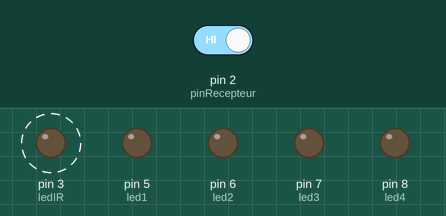
Simulated run of this sketch. Board: Arduino Uno, built with avr-gcc and run on an emulated ATmega328P. Parts: output pins drawn as LEDs (lit = HIGH). Dashed ring = blinking. Inputs (shaded band) come from the test bench; at power-on: pin 2 (pinRecepteur) HIGH. What the sketch prints to the serial monitor is not drawn.

Above: at 1.2 s.
1.3 s: pin 2 (pinRecepteur) driven LOW
At 1.59 s:
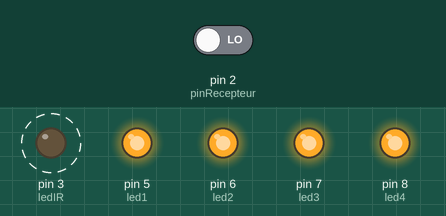
4.3 s: pin 2 (pinRecepteur) driven HIGH
At 4.46 s:
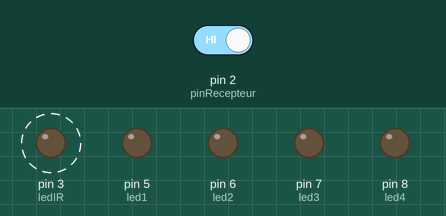
Timing chart, 0 to 13.3 s (numbered marks = the images above; inputs shaded):
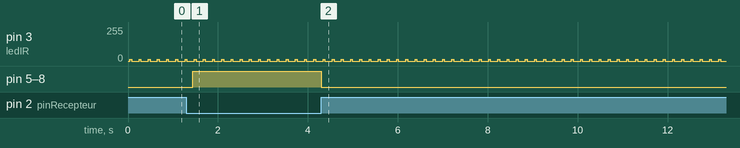

The sketch:

IR_receiver_ledIR_ledgreen_presence.ino
```cpp
const int ledIR = 3;
const int pinRecepteur = 2;

// Pins des 4 LEDs
const int led1 = 5;
const int led2 = 6;
const int led3 = 7;
const int led4 = 8;

void setup() {
  pinMode(ledIR, OUTPUT);
  pinMode(pinRecepteur, INPUT);

  // Configuration des LEDs
  pinMode(led1, OUTPUT);
  pinMode(led2, OUTPUT);
  pinMode(led3, OUTPUT);
  pinMode(led4, OUTPUT);

  Serial.begin(9600);
}

void loop() {
  envoyerSignal38kHz(); // envoie un signal IR modulé
  int etat = digitalRead(pinRecepteur);

  if (etat == LOW) {
    Serial.println("🔔 Présence détectée !");
    allumerLEDs();
  } else {
    Serial.println("Aucune présence.");
    eteindreLEDs();
  } delay(200);  // Pause pour éviter les rebonds
}// Fonction pour simuler un signal 38kHz pendant un court moment
void envoyerSignal38kHz() {
  for (int i = 0; i < 100; i++) {
    digitalWrite(ledIR, HIGH);
    delayMicroseconds(18);  // Fréquence réduite (~27kHz)
    digitalWrite(ledIR, LOW);
    delayMicroseconds(18);
  }}// Allumer les 4 LEDs
void allumerLEDs() {
  digitalWrite(led1, HIGH);
  digitalWrite(led2, HIGH);
  digitalWrite(led3, HIGH);
  digitalWrite(led4, HIGH);
}// Éteindre les 4 LEDs
void eteindreLEDs() {
  digitalWrite(led1, LOW);
  digitalWrite(led2, LOW);
  digitalWrite(led3, LOW);
  digitalWrite(led4, LOW);
}
```

Measured:
- after the input at 1.3 s, pin 5 (led1), pin 6 (led2), pin 7 (led3), pin 8 (led4): LOW → HIGH after 0.14 s
- after the input at 4.3 s, pin 5 (led1), pin 6 (led2), pin 7 (led3), pin 8 (led4): HIGH → LOW at once
- by itself, pin 3 (ledIR): alternates 14/255 for 0.04 s and 0/255 for 0.16 s
